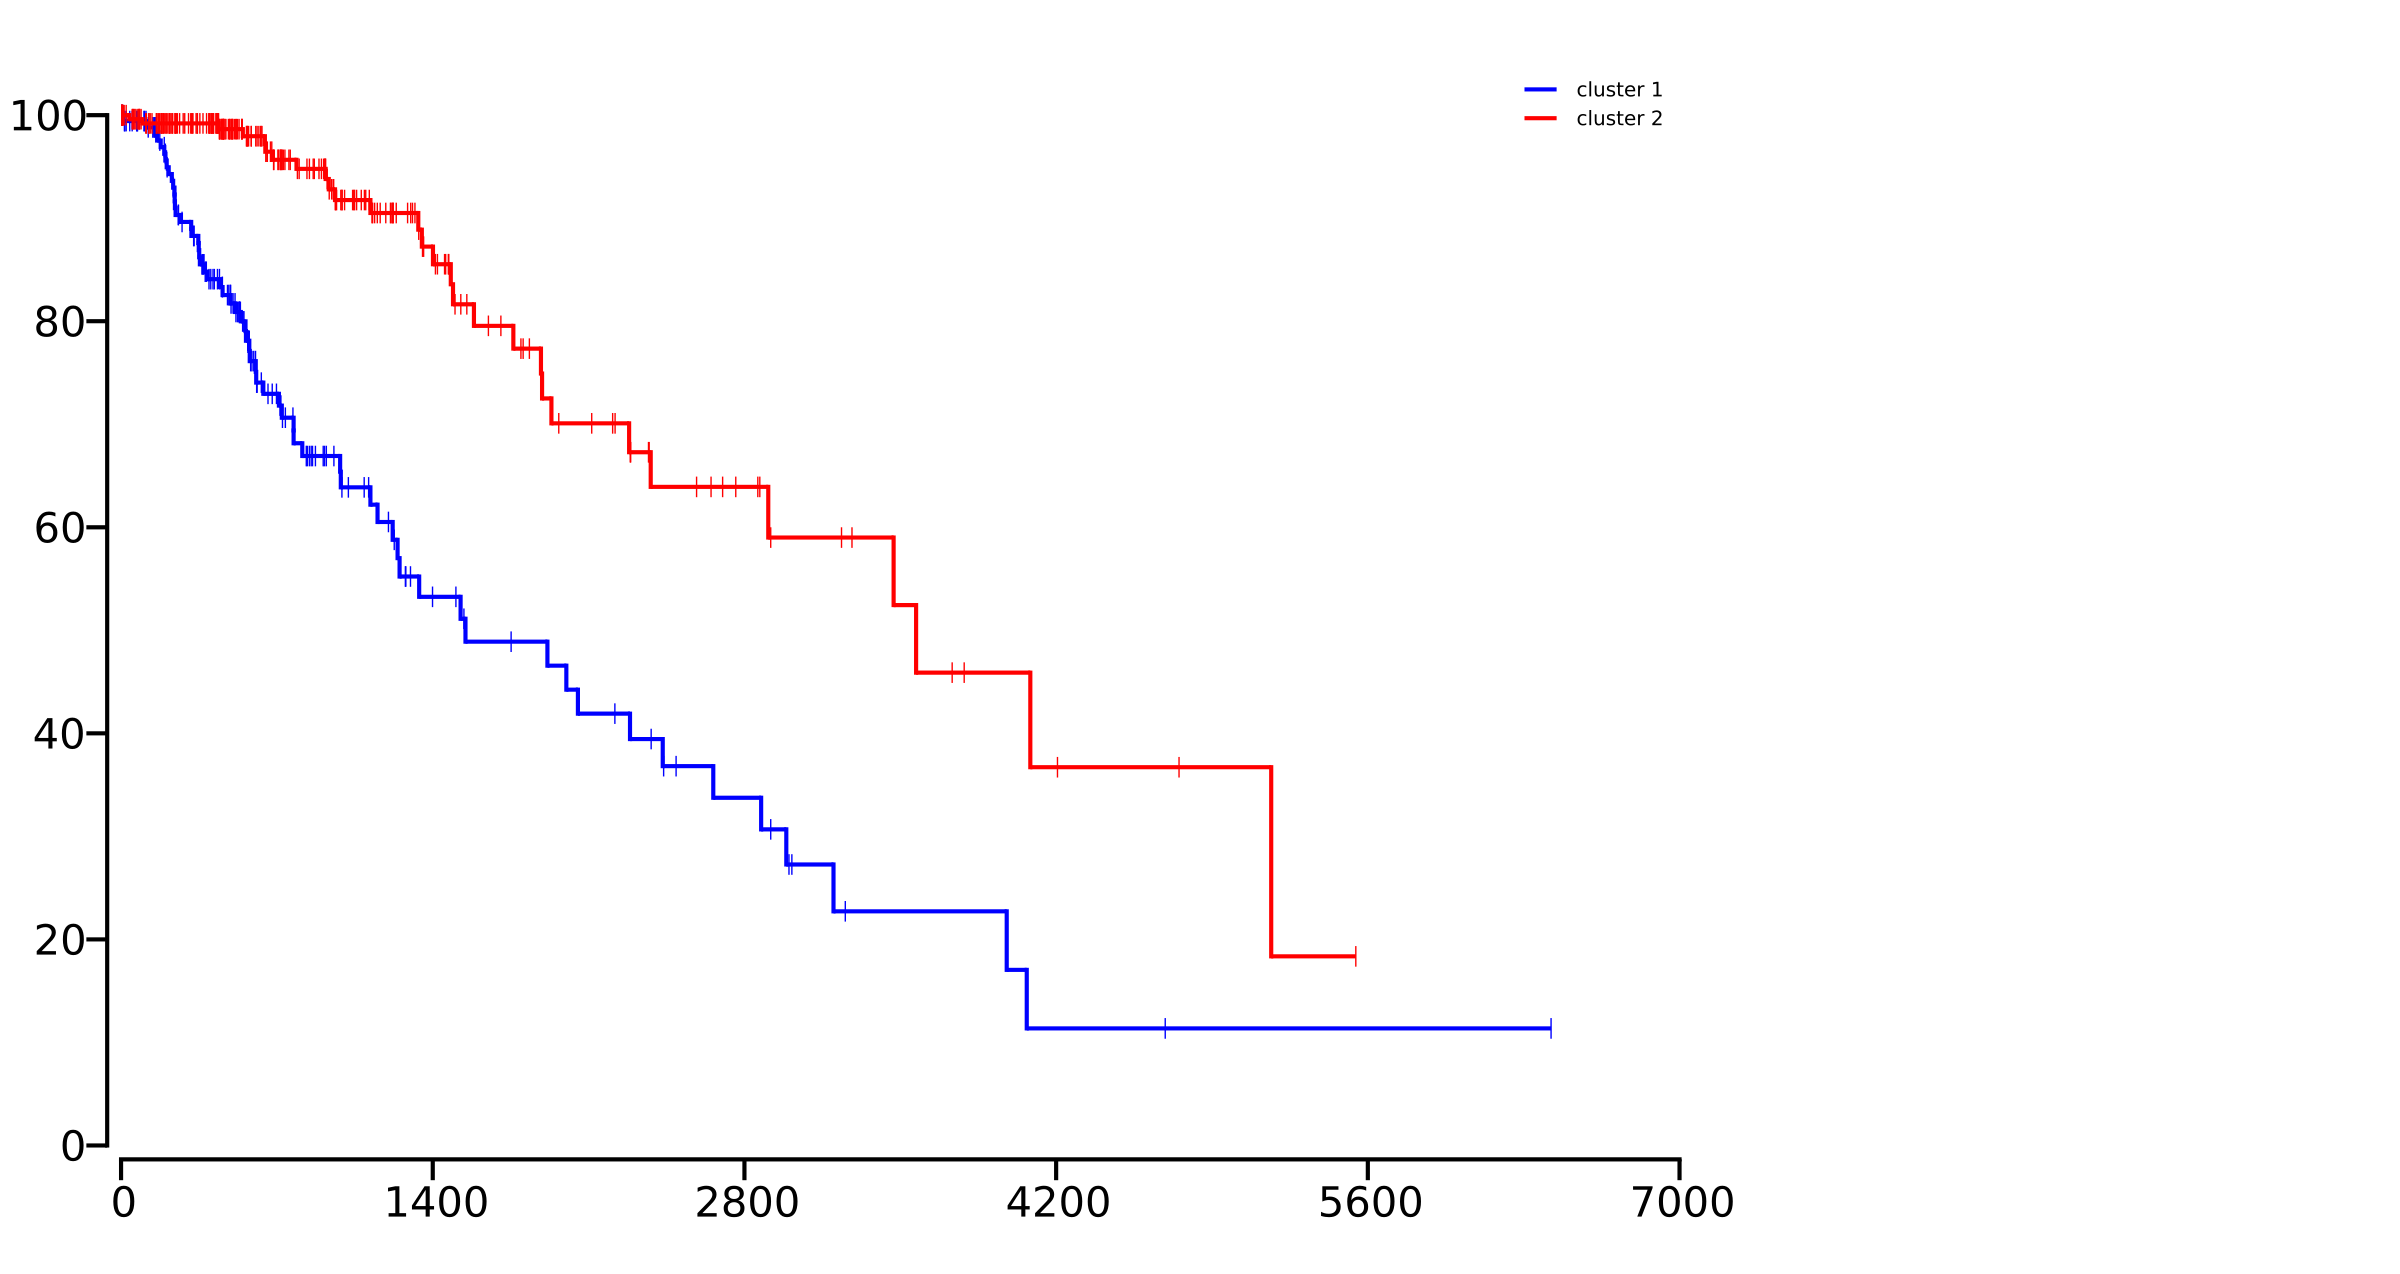

Here is the Python script that generated this plot:
import pylab as plt
from rpy2 import robjects as ro
ro.r('library(survival)')
##
##
####explanations of this code can be found at https://www.youtube.com/watch?v=cPEXL1YuhAk
f=open('for_kaplan.txt')
f.readline()
data=[i.strip().split() for i in f]
survtimes=[[int(i[0]),int(i[1])] for i in data if i[-1]=='1']

survtimes.sort(key=lambda x:(x[0],x[1]))


def kaplan(survtimes):
    h_coords=[]
    v_coords=[]
    lost=[]
    y=1
    x=0
    for i in survtimes:
        if i[1]!=1:
            lost.append([i[0],y])
        else:
            h_coords.append([i[0],y])
            y=1*len(survtimes[survtimes.index(i)+1:])/float(len(survtimes[survtimes.index(i):]))
            v_coords.append([i[0],h_coords[-1][-1],y])
            break
    newsurv=survtimes[survtimes.index(i)+1:]
    while len(newsurv)>0:
        newsurv,y,h_coords,v_coords,lost=loop(newsurv,y,h_coords,v_coords,lost)
    return (h_coords,v_coords,lost)



def loop(newsurv,y,h_coords,v_coords,lost):
    for j in newsurv:
        if j[1]!=1:
            lost.append([j[0],y])
        else:
            h_coords.append([j[0],y])
            y=y*len(newsurv[newsurv.index(j)+1:])/float(len(newsurv[newsurv.index(j):]))
            v_coords.append([j[0],h_coords[-1][-1],y])
            break
    newsurv=newsurv[newsurv.index(j)+1:]
    return (newsurv,y,h_coords,v_coords,lost)


k_plot=kaplan(survtimes)



fig = plt.figure()
ax = fig.add_subplot(111)
fig.subplots_adjust(bottom=.1)
fig.subplots_adjust(top=.95)
fig.subplots_adjust(left=.05)
fig.subplots_adjust(right=.7)


width=3
start=0
for i in k_plot[0]:
    ax.hlines(i[1]*100,start,i[0],linewidths=width,color='b',label='cluster 1')
    start=i[0]

if k_plot[-1][-1][0]>k_plot[0][-1][0]:
    ax.hlines(k_plot[-1][-1][1]*100,k_plot[0][-1][0],k_plot[-1][-1][0],linewidths=width,color='b')

for i in k_plot[1]:
    cluster1=ax.vlines(i[0],i[2]*100-(width*67/1000.0),i[1]*100+(width*67/1000.0),linewidths=width,color='b')


for i in k_plot[2]:
    ax.vlines(i[0],(i[1]-.01)*100,(i[1]+.01)*100,color='b')




f=open('for_kaplan.txt')
f.readline()
data=[i.strip().split() for i in f]
survtimes=[[int(i[0]),int(i[1])] for i in data if i[-1]=='2']

survtimes.sort(key=lambda x:(x[0],x[1]))

k_plot=kaplan(survtimes)
start=0
for i in k_plot[0]:
    ax.hlines(i[1]*100,start,i[0],linewidths=width,color='r',label='cluster 2')
    start=i[0]

if k_plot[-1][-1][0]>k_plot[0][-1][0]:
    ax.hlines(k_plot[-1][-1][1]*100,k_plot[0][-1][0],k_plot[-1][-1][0],linewidths=width,color='r')

for i in k_plot[1]:
    cluster2=ax.vlines(i[0],i[2]*100-(width*67/1000.0),i[1]*100+(width*67/1000.0),linewidths=width,color='r')


for i in k_plot[2]:
    ax.vlines(i[0],(i[1]-.01)*100,(i[1]+.01)*100,color='r')





ax.tick_params(axis='x',length=15,width=3,direction='out',labelsize=30)
ax.tick_params(axis='y',length=15,width=3,direction='out',labelsize=30)
ax.spines['bottom'].set_position(['outward',10])
ax.spines['left'].set_position(['outward',10])
ax.set_xticks([int(7000/5.0*i) for i in range(6)])
ax.spines['top'].set_visible(False)
ax.spines['right'].set_visible(False)
ax.spines['left'].set_linewidth(3)
ax.spines['bottom'].set_linewidth(3)
ax.spines['left'].set_bounds(0,100)
ax.xaxis.set_ticks_position('bottom')
ax.yaxis.set_ticks_position('left')

ax.legend((cluster1,cluster2),('cluster 1','cluster 2'),frameon=False)

plt.ylim(0,105)
plt.xlim(0,)


plt.show()

##get the logrank p-value

f=open('for_kaplan.txt')
f.readline()
data=[i.strip().split() for i in f]
times=[int(i[0]) for i in data]
died=[int(i[1]) for i in data]
group=[int(i[2]) for i in data]

ro.globalenv['times']=ro.IntVector(times)
ro.globalenv['died']=ro.IntVector(died)
ro.globalenv['group']=ro.IntVector(group)

res=ro.r('survdiff(formula = Surv(times, died) ~ as.factor(group))')
print res
